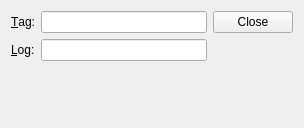
<?xml version="1.0" encoding="UTF-8"?>
<ui version="4.0">
 <class>Widget</class>
 <widget class="QWidget" name="Widget">
  <property name="geometry">
   <rect>
    <x>0</x>
    <y>0</y>
    <width>304</width>
    <height>128</height>
   </rect>
  </property>
  <property name="windowTitle">
   <string>Form</string>
  </property>
  <layout class="QHBoxLayout" name="horizontalLayout">
   <item>
    <layout class="QFormLayout" name="formLayout">
     <item row="0" column="0">
      <widget class="QLabel" name="label">
       <property name="text">
        <string>&amp;Tag:</string>
       </property>
       <property name="buddy">
        <cstring>tag</cstring>
       </property>
      </widget>
     </item>
     <item row="0" column="1">
      <widget class="QLineEdit" name="tag"/>
     </item>
     <item row="1" column="0">
      <widget class="QLabel" name="label_2">
       <property name="text">
        <string>&amp;Log:</string>
       </property>
       <property name="buddy">
        <cstring>log</cstring>
       </property>
      </widget>
     </item>
     <item row="1" column="1">
      <widget class="QLineEdit" name="log"/>
     </item>
    </layout>
   </item>
   <item>
    <widget class="QDialogButtonBox" name="buttonBox">
     <property name="orientation">
      <enum>Qt::Vertical</enum>
     </property>
     <property name="standardButtons">
      <set>QDialogButtonBox::Close</set>
     </property>
    </widget>
   </item>
  </layout>
 </widget>
 <resources/>
 <connections/>
</ui>
